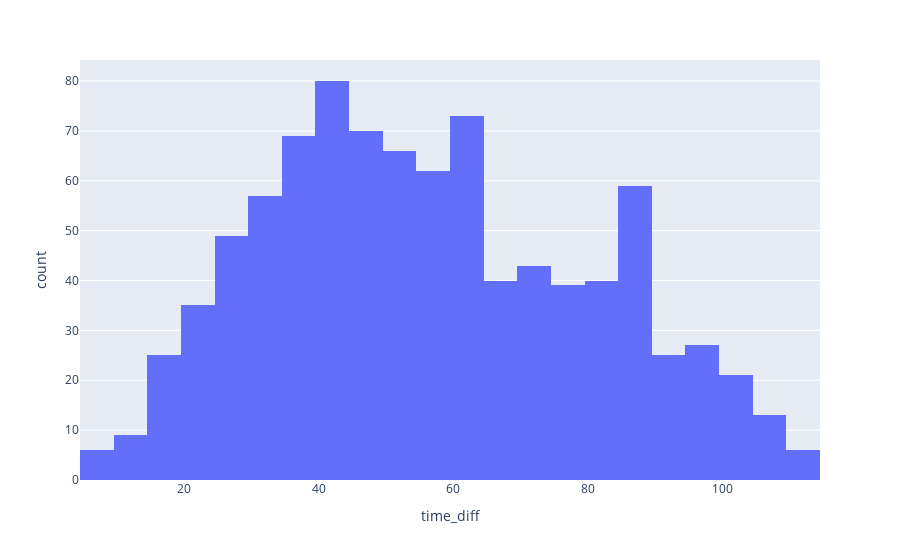

Notebook cell for this chart:
### Code cell
fig = px.histogram(renovated_df, x="time_diff")
fig.show()

### Figure 1 — Plotly figure (JSON) as saved in the notebook; plotly's stock layout.template omitted (floating-point values rounded to 4 significant figures; data arrays with more than 128 entries replaced by an {"elided": "..."} marker saying what was removed)
{"data": [{"alignmentgroup": "True", "bingroup": "x", "hovertemplate": "time_diff=%{x}<br>count=%{y}<extra></extra>", "legendgroup": "", "marker": {"color": "#636efa"}, "name": "", "offsetgroup": "", "orientation": "v", "showlegend": false, "type": "histogram", "x": {"elided": "914 int values"}, "xaxis": "x", "yaxis": "y"}], "layout": {"barmode": "relative", "legend": {"tracegroupgap": 0}, "margin": {"t": 60}, "xaxis": {"anchor": "y", "domain": [0, 1], "title": {"text": "time_diff"}}, "yaxis": {"anchor": "x", "domain": [0, 1], "title": {"text": "count"}}}}
